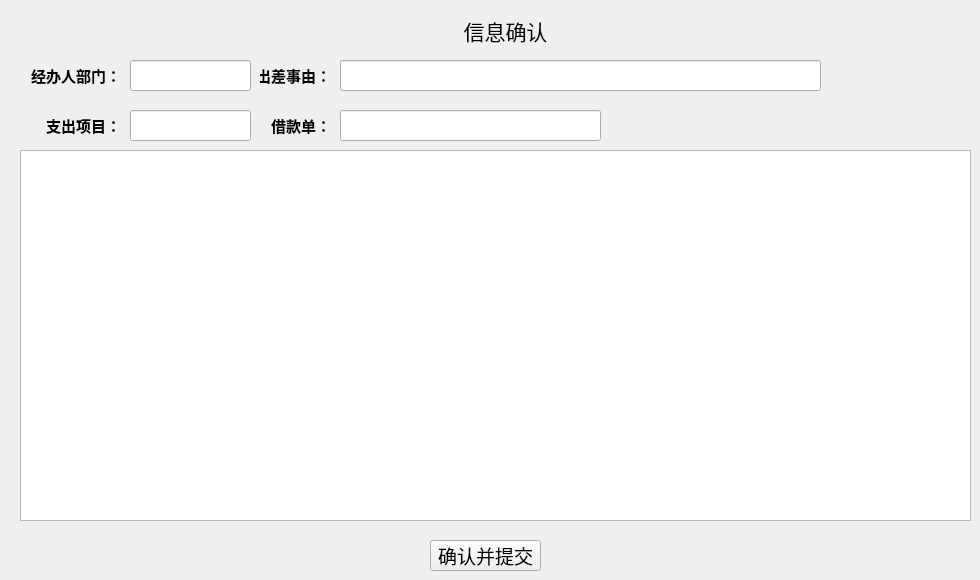
   <widget class="QWidget" name="confirm">
    <widget class="QLabel" name="expenseChoiceLabel_11">
     <property name="geometry">
      <rect>
       <x>320</x>
       <y>0</y>
       <width>371</width>
       <height>61</height>
      </rect>
     </property>
     <property name="font">
      <font>
       <family>Adobe 仿宋 Std R</family>
       <pointsize>16</pointsize>
      </font>
     </property>
     <property name="text">
      <string>信息确认</string>
     </property>
     <property name="alignment">
      <set>Qt::AlignCenter</set>
     </property>
    </widget>
    <widget class="QLabel" name="label_61">
     <property name="geometry">
      <rect>
       <x>30</x>
       <y>60</y>
       <width>91</width>
       <height>31</height>
      </rect>
     </property>
     <property name="font">
      <font>
       <family>Adobe 仿宋 Std R</family>
       <pointsize>11</pointsize>
       <weight>75</weight>
       <bold>true</bold>
      </font>
     </property>
     <property name="text">
      <string>经办人部门：</string>
     </property>
     <property name="alignment">
      <set>Qt::AlignRight|Qt::AlignTrailing|Qt::AlignVCenter</set>
     </property>
    </widget>
    <widget class="QLabel" name="label_62">
     <property name="geometry">
      <rect>
       <x>30</x>
       <y>110</y>
       <width>91</width>
       <height>31</height>
      </rect>
     </property>
     <property name="font">
      <font>
       <family>Adobe 仿宋 Std R</family>
       <pointsize>11</pointsize>
       <weight>75</weight>
       <bold>true</bold>
      </font>
     </property>
     <property name="text">
      <string>支出项目：</string>
     </property>
     <property name="alignment">
      <set>Qt::AlignRight|Qt::AlignTrailing|Qt::AlignVCenter</set>
     </property>
    </widget>
    <widget class="QLineEdit" name="lineEdit_54">
     <property name="geometry">
      <rect>
       <x>340</x>
       <y>110</y>
       <width>261</width>
       <height>31</height>
      </rect>
     </property>
     <property name="text">
      <string/>
     </property>
    </widget>
    <widget class="QLineEdit" name="lineEdit_55">
     <property name="geometry">
      <rect>
       <x>130</x>
       <y>110</y>
       <width>121</width>
       <height>31</height>
      </rect>
     </property>
    </widget>
    <widget class="QLineEdit" name="lineEdit_56">
     <property name="geometry">
      <rect>
       <x>130</x>
       <y>60</y>
       <width>121</width>
       <height>31</height>
      </rect>
     </property>
    </widget>
    <widget class="QLabel" name="label_63">
     <property name="geometry">
      <rect>
       <x>260</x>
       <y>60</y>
       <width>71</width>
       <height>31</height>
      </rect>
     </property>
     <property name="font">
      <font>
       <family>Adobe 仿宋 Std R</family>
       <pointsize>11</pointsize>
       <weight>75</weight>
       <bold>true</bold>
      </font>
     </property>
     <property name="text">
      <string>出差事由：</string>
     </property>
     <property name="alignment">
      <set>Qt::AlignRight|Qt::AlignTrailing|Qt::AlignVCenter</set>
     </property>
    </widget>
    <widget class="QLabel" name="label_64">
     <property name="geometry">
      <rect>
       <x>270</x>
       <y>110</y>
       <width>61</width>
       <height>31</height>
      </rect>
     </property>
     <property name="font">
      <font>
       <family>Adobe 仿宋 Std R</family>
       <pointsize>11</pointsize>
       <weight>75</weight>
       <bold>true</bold>
      </font>
     </property>
     <property name="text">
      <string>借款单：</string>
     </property>
     <property name="alignment">
      <set>Qt::AlignRight|Qt::AlignTrailing|Qt::AlignVCenter</set>
     </property>
    </widget>
    <widget class="QLineEdit" name="lineEdit_57">
     <property name="geometry">
      <rect>
       <x>340</x>
       <y>60</y>
       <width>481</width>
       <height>31</height>
      </rect>
     </property>
    </widget>
    <widget class="QTableWidget" name="busiBodyTable_4">
     <property name="geometry">
      <rect>
       <x>20</x>
       <y>150</y>
       <width>951</width>
       <height>371</height>
      </rect>
     </property>
    </widget>
    <widget class="QPushButton" name="confirmBtn">
     <property name="geometry">
      <rect>
       <x>430</x>
       <y>540</y>
       <width>111</width>
       <height>31</height>
      </rect>
     </property>
     <property name="font">
      <font>
       <family>Adobe 仿宋 Std R</family>
       <pointsize>14</pointsize>
      </font>
     </property>
     <property name="text">
      <string>确认并提交</string>
     </property>
    </widget>
   </widget>
